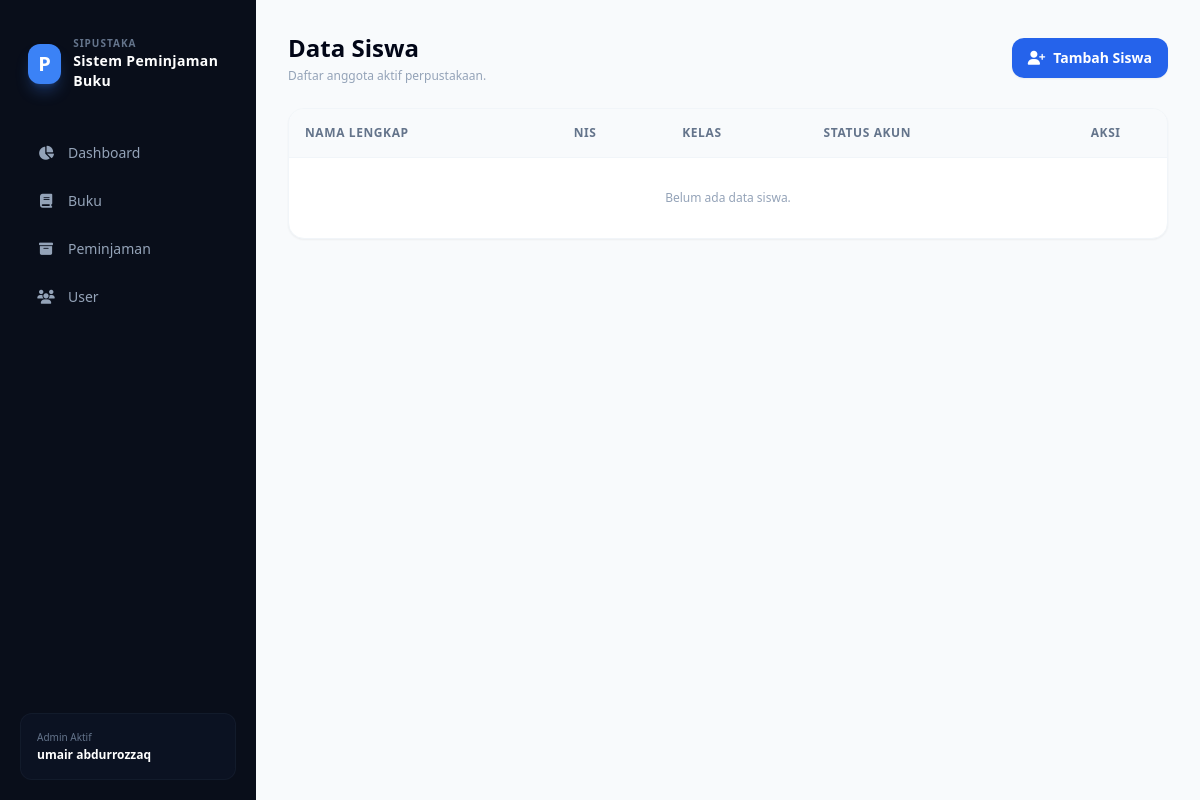
The page /user/ on the database as committed earlier.
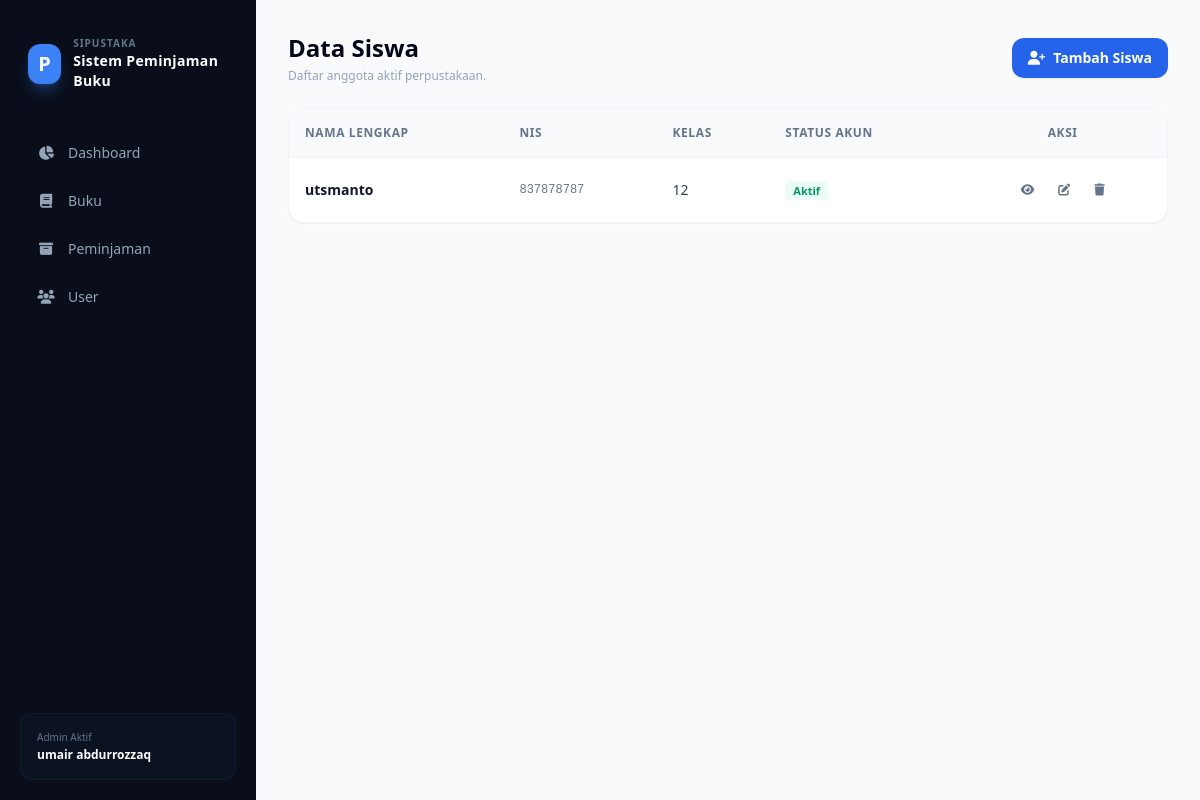
The same page on the database as committed later.
### perpus/models.py (models this page shows, shortened)
class Siswa(models.Model):
    nama = models.CharField(max_length=255)
    kelas = models.CharField(max_length=50)
    nis = models.CharField(max_length=50, unique=True)
    is_active = models.BooleanField(default=True)

### perpus/views.py (the view)
# urls.py: path('user/', views.list_user, name='list_user'),
def list_user(request):
    with connection.cursor() as cursor:
        cursor.execute("""
            SELECT id, nama, kelas, nis, is_active
            FROM perpus_siswa
            ORDER BY id DESC
        """)
        user_list = [
            type('obj', (object,), {
                'id': row[0], 'nama': row[1], 'kelas': row[2], 'nis': row[3], 'is_active': row[4]
            })() for row in cursor.fetchall()
        ]
    return render(request, 'user/list.html', {'user_list': user_list, 'segment': 'user'})

### perpus/templates/user/list.html
{% extends 'base.html' %}
{% block content %}
<div class="flex justify-between items-center mb-6">
    <div>
        <h2 class="text-2xl font-bold text-slate-950">Data Siswa</h2>
        <p class="text-xs text-slate-400 mt-1">Daftar anggota aktif perpustakaan.</p>
    </div>
    <a href="{% url 'tambah_user' %}" class="bg-blue-600 hover:bg-blue-700 text-white px-4 py-2.5 rounded-xl text-sm font-semibold transition flex items-center space-x-2 shadow-sm">
        <i class="fa-solid fa-user-plus"></i>
        <span>Tambah Siswa</span>
    </a>
</div>
<div class="bg-white rounded-2xl border border-slate-100 shadow-sm overflow-hidden">
    <table class="w-full text-left border-collapse">
        <thead>
            <tr class="bg-slate-50 border-b border-slate-100 text-xs font-bold text-slate-500 uppercase tracking-wider">
                <th class="p-4">Nama Lengkap</th>
                <th class="p-4">NIS</th>
                <th class="p-4">Kelas</th>
                <th class="p-4">Status Akun</th>
                <th class="p-4 text-center">Aksi</th>
            </tr>
        </thead>
        <tbody class="divide-y divide-slate-100 text-sm text-slate-700">
            {% for u in user_list %}
            <tr class="hover:bg-slate-50/50 transition">
                <td class="p-4 font-semibold text-slate-900">{{ u.nama }}</td>
                <td class="p-4 font-mono text-xs text-slate-500">{{ u.nis }}</td>
                <td class="p-4">{{ u.kelas }}</td>
                <td class="p-4">
                    {% if u.is_active %}
                    <span class="px-2 py-0.5 rounded bg-emerald-50 text-emerald-600 text-[11px] font-semibold">Aktif</span>
                    {% else %}
                    <span class="px-2 py-0.5 rounded bg-rose-50 text-rose-600 text-[11px] font-semibold">Nonaktif</span>
                    {% endif %}
                </td>
                <td class="p-4 flex items-center justify-center space-x-2">
                    <a href="{% url 'detail_user' u.id %}" class="text-slate-500 hover:text-blue-600 p-2 rounded-lg hover:bg-blue-50 transition text-xs"><i class="fa-solid fa-eye"></i></a>
                    <a href="{% url 'edit_user' u.id %}" class="text-slate-500 hover:text-amber-600 p-2 rounded-lg hover:bg-amber-50 transition text-xs"><i class="fa-solid fa-pen-to-square"></i></a>
                    <a href="{% url 'hapus_user' u.id %}" class="text-slate-500 hover:text-rose-600 p-2 rounded-lg hover:bg-rose-50 transition text-xs"><i class="fa-solid fa-trash"></i></a>
                </td>
            </tr>
            {% empty %}
            <tr>
                <td colspan="5" class="p-8 text-center text-slate-400 text-xs">Belum ada data siswa.</td>
            </tr>
            {% endfor %}
        </tbody>
    </table>
</div>
{% endblock %}

Rows that differ between the two databases and show on the page:
added Siswa: nama "utsmanto", nis "837878787", kelas "12"
Other text that changed with them:
text no longer shown: "Belum ada data siswa."
